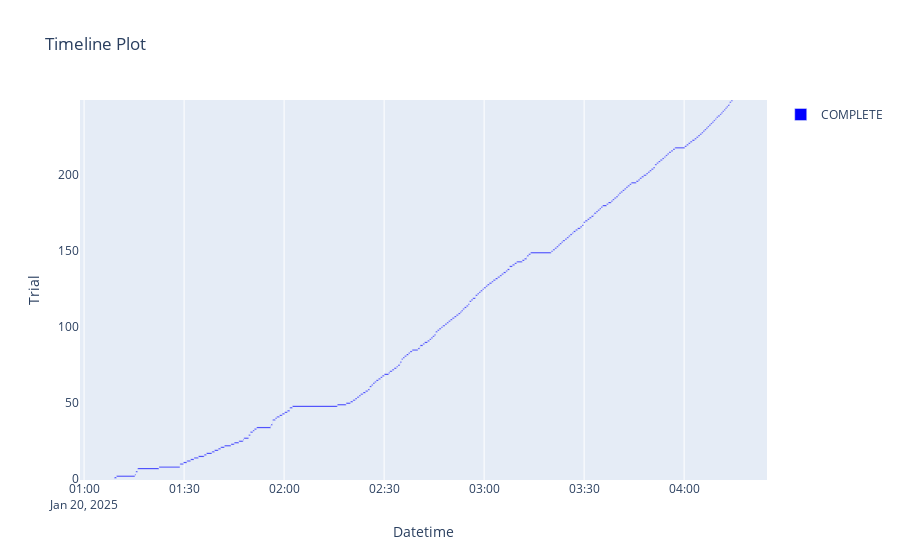

Here is the notebook cell this chart was saved with:
### Code cell
plot_timeline(study)

### Figure 1 — Plotly figure (JSON) as saved in the notebook; plotly's stock layout.template omitted (floating-point values rounded to 4 significant figures; data arrays with more than 128 entries replaced by an {"elided": "..."} marker saying what was removed)
{"data": [{"base": {"elided": "250 str values"}, "hovertemplate": "%{text}<extra>COMPLETE</extra>", "marker": {"color": "blue"}, "name": "COMPLETE", "orientation": "h", "text": {"elided": "250 str values"}, "textposition": "none", "type": "bar", "x": {"elided": "250 float values"}, "y": {"elided": "250 int values"}}], "layout": {"showlegend": true, "title": {"text": "Timeline Plot"}, "xaxis": {"title": {"text": "Datetime"}, "type": "date"}, "yaxis": {"title": {"text": "Trial"}}}}
